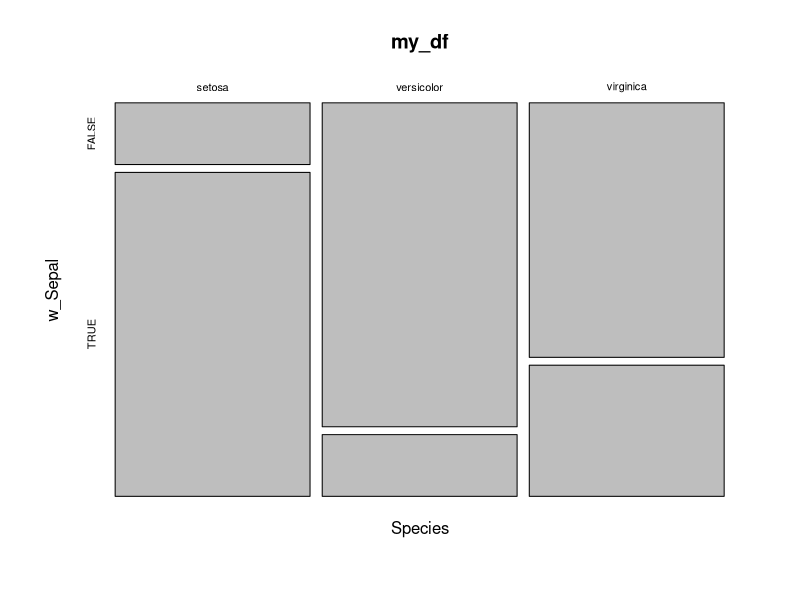

Recreate this plot in R.
pdf(file = "04-r-mosaic.pdf", width = 6, height = 4.5)

my_df <- data.frame(
  Species = iris$Species,
  w_Sepal = iris$Sepal.Width > 3)

mosaicplot(
  formula = ~ Species + w_Sepal,
  data = my_df)
